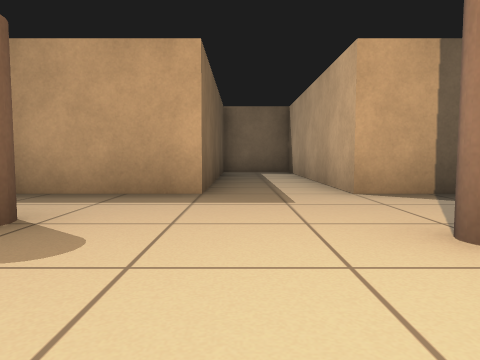
view 1 (above)

18 first-person views from a walk through a robot-simulator world made for Gazebo. The camera is 0.5 m above the floor, tilts 4° down and sees 70° across. The floor is counted in squares, 1 m on a side. Each view is taken from the middle of a square. On the plan, view 1 faces up. The plan holds only what a view shows up to about 9 squares ahead; the rest is blank.

view 2
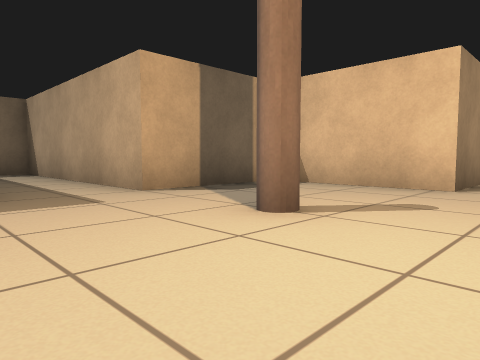

view 3
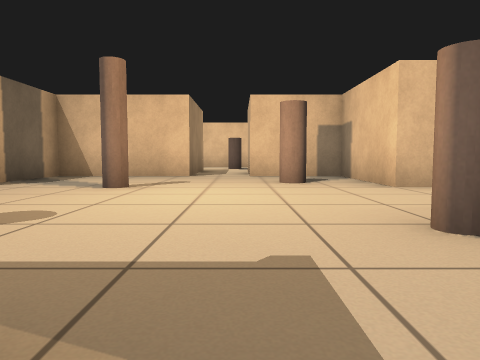

view 4
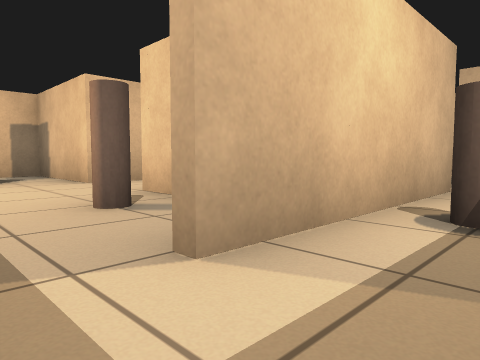

view 5
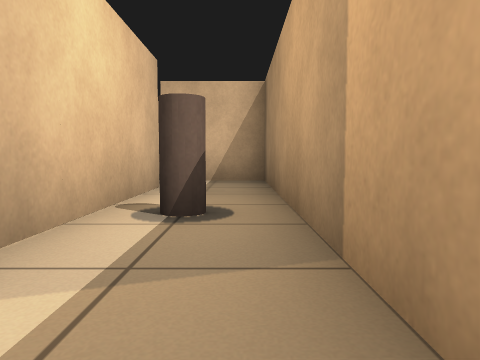

view 6
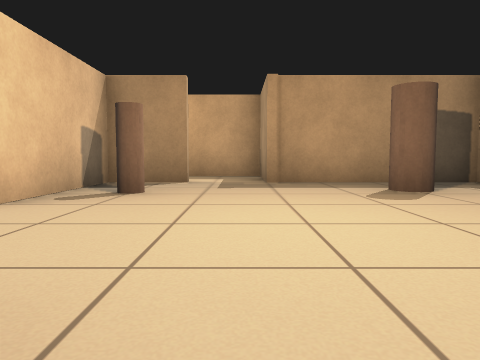

view 7
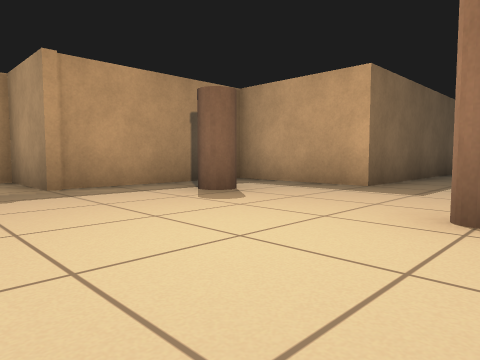

view 8
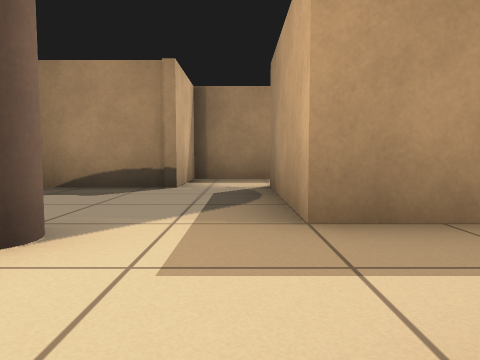

view 9
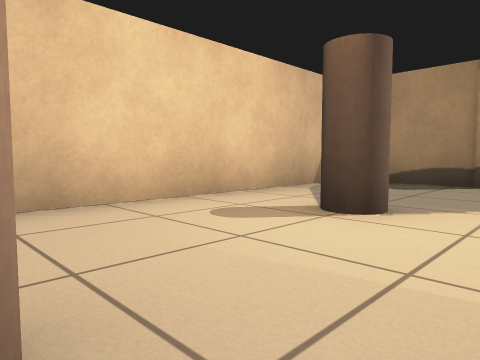

view 10
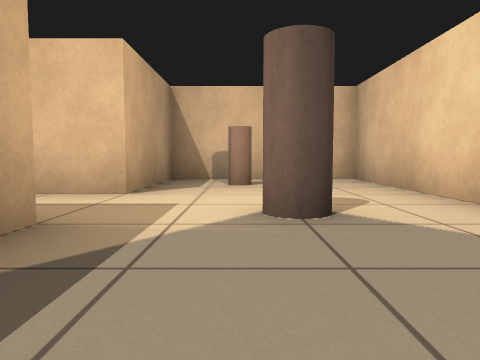

view 11
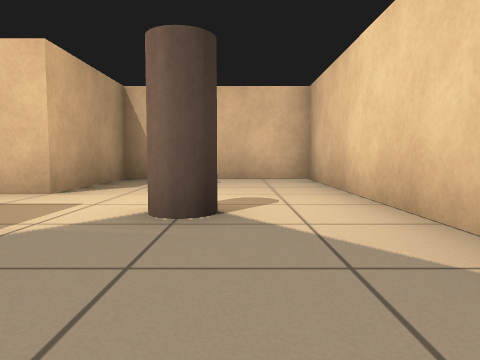

view 12
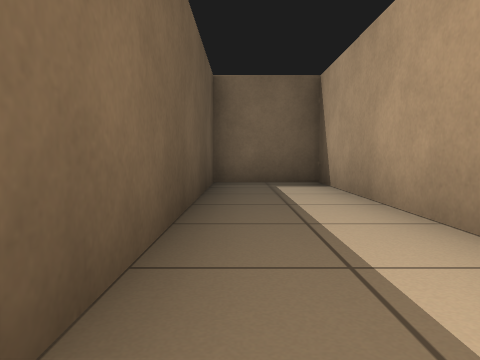

view 13
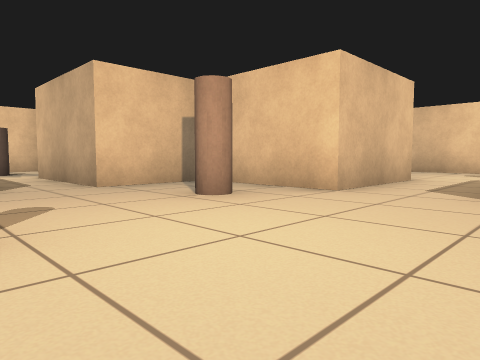

view 14
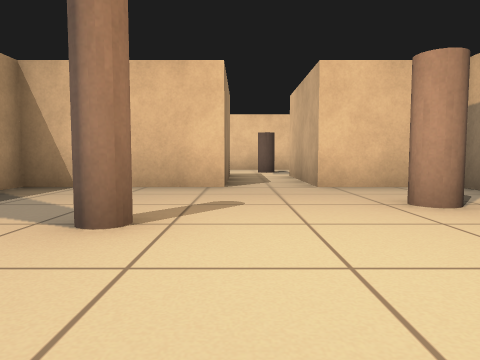

view 15
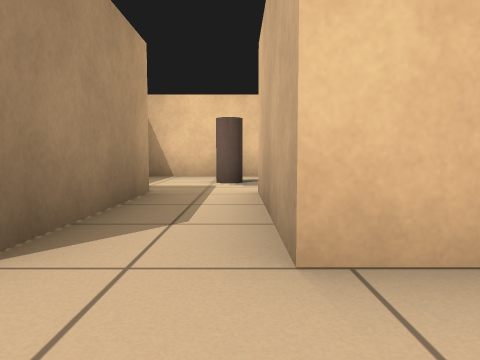

view 16
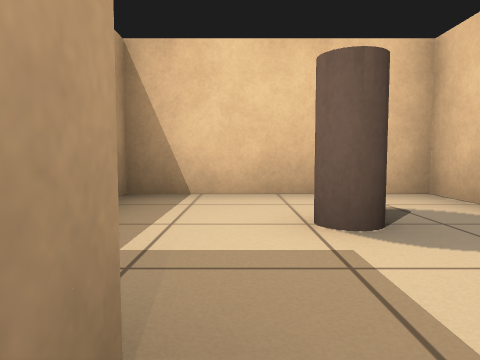

view 17
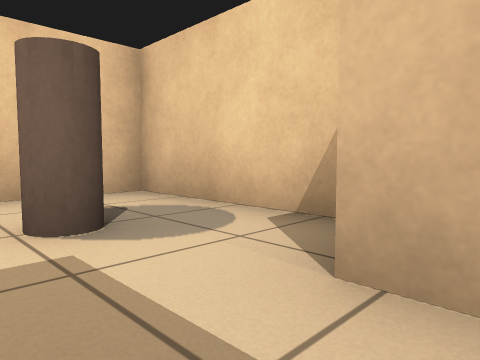

view 18
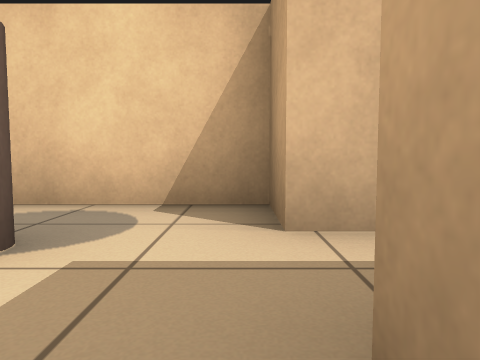

### Floor plan
Points are (right, up) in squares from view 1. A wall is a line through its corners. A room is listed if a view was taken in it or the views show most of it. See-through windows are left out.
Room 1 (views 1, 2, 6, 7, 12, 13, 14, 15)
walls: (-3.5, -0.9) (-3.5, -2.5) (-0.5, -2.5); (4.5, 1.2) (4.5, 4.5) (1.5, 4.5) (1.5, 10.5) (-0.5, 10.5) (-0.5, 4.5) (-3.5, 4.5) (-3.5, 0.5); (1.5, -2.5) (4.5, -2.5) (4.5, -0.3)
ways out: opening at (-4, 0) to room 2; opening at (0.5, -3) to room 3; opening at (5, 1) to room 4
objects: brown cylinder (-2, -2); brown cylinder (-2, 2) to (-2, 3); brown pole (2, 2); brown cylinder (3, -1)
Room 2 (views 3, 4, 5)
walls: (-3.7, -5.5) (-3.7, -1); (-3.5, 0.5) (-5.5, 0.5) (-5.5, -7) (-3.5, -7)
ways out: opening at (-4, 0) to room 1; opening at (-3, -6) to room 3
objects: brown cylinder (-4, -3)
Room 3 (views 8, 9, 10, 11)
walls: (-0.5, -4.1) (-0.5, -5.5) (-3.7, -5.5); (-3.5, -7) (-3.5, -9.2); (-2.9, -9.5) (4.5, -9.5) (4.5, -5.5) (1.5, -5.5) (1.5, -2.5)
ways out: opening at (0.5, -3) to room 1; opening at (-3, -6) to room 2
objects: brown cylinder (0, -8) to (0, -7); brown cylinder (3, -7)
Room 4 (views 16, 17, 18)
walls: (7.8, 1.2) (4.5, 1.2); (4.5, -0.3) (7.7, -0.3) (7.7, -1.5) (11.5, -1.5) (11.5, 2.5)
ways out: opening at (5, 1) to room 1
objects: brown cylinder (10, 0)

Positions as (right, up) in squares from view 1, and headings:
1: (0, 0), facing up
2: (-1, 0), facing up-right
3: (-4, 0), facing right
4: (-5, 0), facing down-right
5: (-5, 0), facing down
6: (3, 0), facing left
7: (2, -1), facing up-left
8: (2, -6), facing left
9: (3, -6), facing down-left
10: (-3, -7), facing right
11: (-3, -8), facing right
12: (0, 4), facing up
13: (-1, 2), facing down-right
14: (-1, 1), facing right
15: (3, 0), facing right
16: (7, 1), facing right
17: (7, 1), facing down-right
18: (8, 2), facing down
